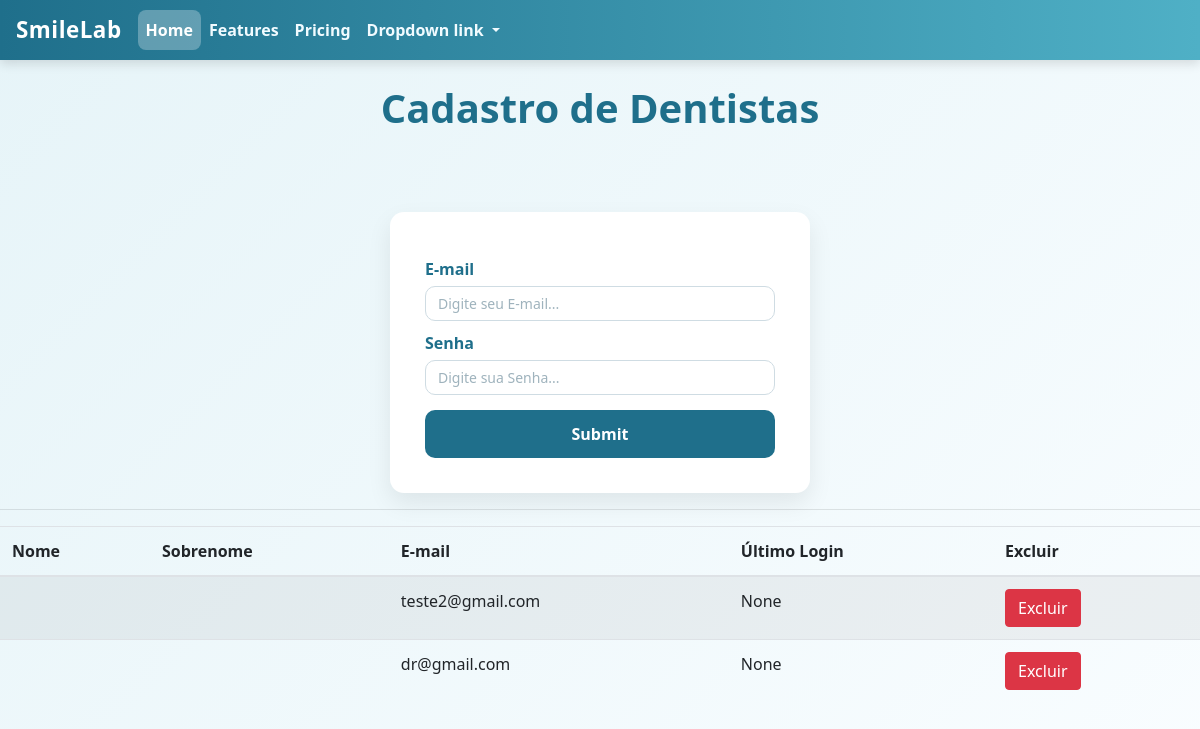
The page /auth/cadastrar_dentistas/ on the database as committed earlier.
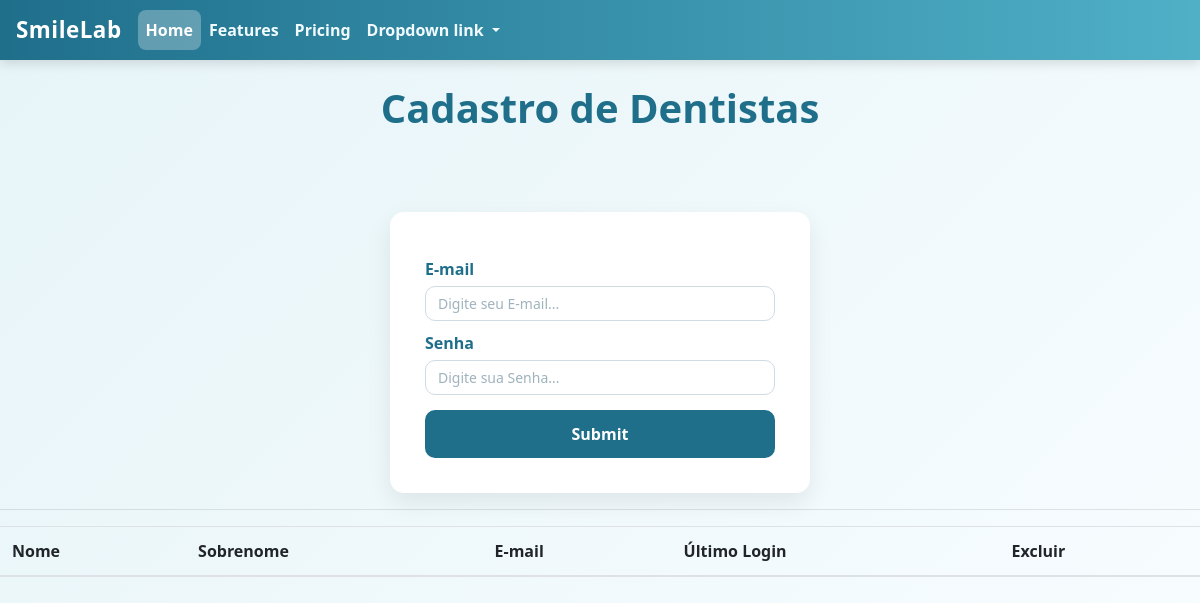
The same page on the database as committed later.
### usuarios/models.py (models this page shows)
class Users(AbstractUser): #Herdando atributos de uma classe preexistente e colocando novos campos que dizem respeito a esse sistema em específico
    choices_cargo = (('D', 'Dentista'), ('S', 'Secretária'), ('A', 'Admin'))
    cargo = models.CharField(max_length=1, choices=choices_cargo)

### usuarios/views.py (the view, shortened to what this page needs)
# urls.py: path('cadastrar_dentistas/', views.cadastrar_dentistas, name='cadastrar_dentistas'),
@has_permission_decorator('cadastrar_dentistas')
def cadastrar_dentistas(request):
    if request.method == "GET":
        dentistas = Users.objects.filter(cargo="D")
        return render(request, 'cadastrar_dentistas.html', {'dentistas':dentistas})

### usuarios/templates/cadastrar_dentistas.html
{% extends 'base.html' %}
{% block 'body' %}
<br>
<h1>Cadastro de Dentistas</h1>
<div class = "container">
    <form action = "{% url 'cadastrar_dentistas' %}" method="POST"> {% csrf_token %}
        <label>E-mail</label>
        <input type="email" placeholder="Digite seu E-mail..." name="email" class="form-control">
        <br>
        <label>Senha</label>
        <input type="password" placeholder="Digite sua Senha..." name="senha" class="form-control">
        <br>
        <input type="submit" class="btn btn-success">
        <br>
    </form>
</div>
 <hr>
 <table class="table table-striped">
  <thead>
    <tr>
      <th scope="col">Nome</th>
      <th scope="col">Sobrenome</th>
      <th scope="col">E-mail</th>
      <th scope="col">Último Login</th>
      <th scope="col">Excluir</th>
    </tr>
  </thead>
  <tbody>
    {%for dentista in dentistas %}
    <tr>
      <th scope="row">{{dentista.first_name}}</th>
        <td>{{dentista.last_name}}</td>
        <td>{{dentista.email}}</td>
        <td>{{dentista.last_login}}</td>
        <td><a href="{%url 'excluir_usuario' dentista.id %}" class="btn btn-danger">Excluir</a></td>
    </tr>
    {% endfor %}
  </tbody>
</table>
{% endblock %}

Rows that differ between the two databases and show on the page:
removed Users: email "teste2@gmail.com", last_login "None"
removed Users: email "dr@gmail.com", last_login "None"
